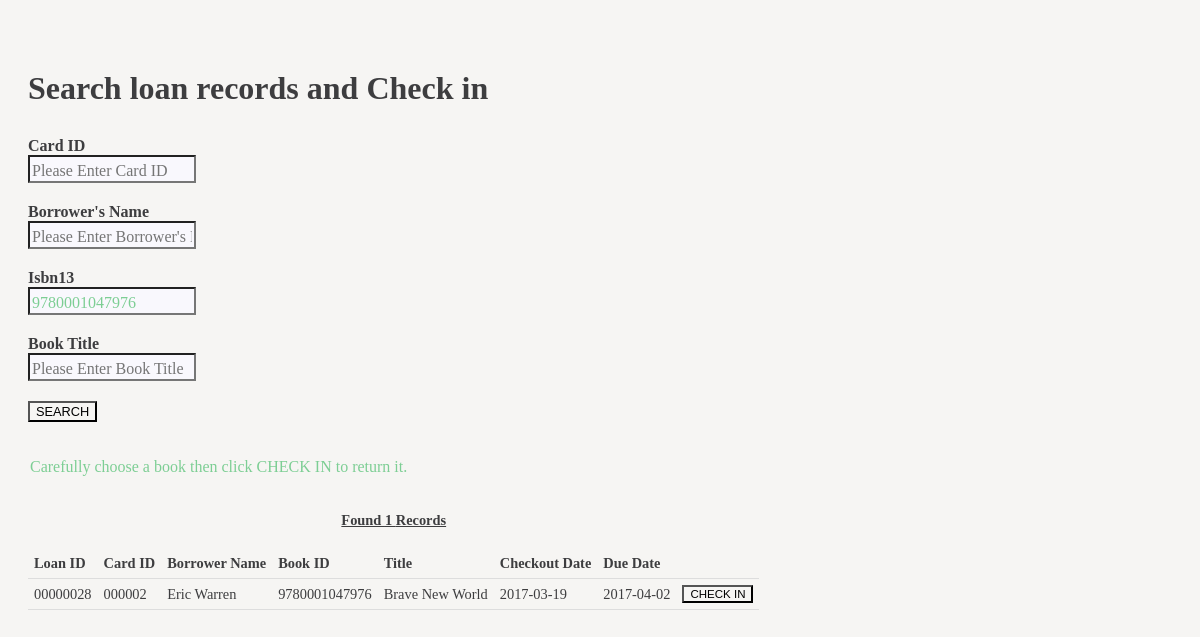
The page /library/checkin.php?bookID=9780001047976 on the database its author committed.
### tables this page shows
CREATE TABLE `BOOK_LOANS` (
  `Loan_id` int(8) UNSIGNED ZEROFILL NOT NULL,
  `Isbn13` varchar(13) NOT NULL,
  `Card_id` int(6) UNSIGNED ZEROFILL NOT NULL,
  `Date_out` date NOT NULL,
  `Due_date` date NOT NULL,
  `Date_in` date NOT NULL
);

CREATE TABLE `BORROWER` (
  `Card_id` int(6) UNSIGNED ZEROFILL NOT NULL,
  `Ssn` varchar(11) NOT NULL,
  `Bname` varchar(255) DEFAULT NULL,
  `Address` varchar(255) DEFAULT NULL,
  `Phone` varchar(50) DEFAULT NULL,
  `Copies_borrow` int(1) DEFAULT NULL
);

CREATE TABLE `BOOK` (
  `Isbn13` varchar(13) NOT NULL,
  `Isbn10` varchar(10) DEFAULT NULL,
  `Title` varchar(255) DEFAULT NULL,
  `Copies` int(10) NOT NULL DEFAULT '1'
);

### library/checkin.php (the view, shortened to what this page needs)
<!DOCTYPE html>
<html lang="en">
<head>
    <link rel="stylesheet" type="text/css" href="mycss.css">
</head>
<body>
<h1>Search loan records and Check in</h1>
<?php
	if (isset($_GET['bookID']))
		$bookID=$_GET['bookID'];
	else
		$bookID='';
	if (isset($_GET['cardID']))
		$cardID=$_GET['cardID'];
	else
		$cardID='';
	if (isset($_GET['bookTitle']))
		$bookTitle=$_GET['bookTitle'];
	else
		$bookTitle='';
	if (isset($_GET['bname']))
		$bname=$_GET['bname'];
	else
		$bname='';
	if (!isset($_GET['loanID'])){
?>
        <form action="checkin.php" method="get">
            <div><label for="cardID">Card ID</label><div><input type="text" id="cardID" name="cardID" placeholder="Please Enter Card ID" value="<?php echo $cardID?>"></div></div>
            <div><label for="bname">Borrower's Name</label><div><input type="text" id="bname" name="bname" placeholder="Please Enter Borrower's Name" value="<?php echo $bname?>"></div></div>
            <div><label for="bookID">Isbn13</label><div><input type="text" id="bookID" name="bookID" placeholder="Please Enter Isbn13" value="<?php echo $bookID?>"></div></div>
            <div><label for="bookTitle">Book Title</label><div><input type="text" id="bookTitle" name="bookTitle" placeholder="Please Enter Book Title" value="<?php echo $bookTitle?>"></div></div>
             <button type="submit">SEARCH</button>
        </form>
<?php
        include('config.php');
        if (isset($_GET['bookID']) ||isset($_GET['cardID'])){
            $query= "SELECT * from BOOK, BORROWER, BOOK_LOANS WHERE BOOK.Isbn13 = BOOK_LOANS.Isbn13 AND BORROWER.Card_id = BOOK_LOANS.Card_id AND BOOK_LOANS.Date_in = \"0000-00-00\" AND BOOK_LOANS.Card_id LIKE \"%". $cardID . "%\" AND Bname LIKE \"%" . $bname . "%\" AND BOOK.Isbn13 LIKE \"%" . $bookID . "%\" AND  BOOK.Title LIKE \"%" . $bookTitle . "%\"" ;
            $res= mysqli_query($conn,$query);
            $row = mysqli_num_rows($res);
            if($row>0){
 ?>
                <p class="g2">Carefully choose a book then click CHECK IN to return it.</p>
                <table>
                    <caption>Found <?php echo $row;?> Records</caption>
                    <thead>
                        <tr>
                            <th>Loan ID</th>
                            <th>Card ID</th>
                            <th>Borrower Name</th>
                            <th>Book ID</th>
                            <th>Title</th>
                            <th>Checkout Date</th>
                            <th>Due Date</th>
                            <th></th>
                        </tr>
                    </thead>
                    <tbody>
<?php
                while($resArray=mysqli_fetch_array($res)){
?>
                    <tr>
                        <td><?php echo $resArray['Loan_id']; ?></td>
                        <td><?php echo $resArray['Card_id']; ?></td>
                        <td><?php echo $resArray['Bname']; ?></td>
                        <td><?php echo $resArray['Isbn13']; ?></td>
                        <td><?php echo $resArray['Title']; ?></td>
                        <td><?php echo $resArray['Date_out']; ?></td>
                        <td><?php echo $resArray['Due_date']; ?></td>
                        <td>
                         <button type="button" id=" <?php echo $resArray['Loan_id']?> " findloanID="<?php echo $resArray['Loan_id']; ?>" onClick="checkin(this.id)">CHECK IN</button>
<?php
                    }
?>
                        </td>
                    </tr>
                    </tbody>
                   </table>
<?php
                 }
		else{
?>
              <p class="g4">No records found.</p>
<?php
	   }
   }
}
?>
</body>
</html>

### library/mycss.css (style rules this page uses)
body { background-color: #f6f5f3; color: #3d3d3f; font-family: Times; font-size: 16px; }
h1 { margin: 70px 10px 30px 20px; }
form { margin: 10px 20px; }
label { font-weight: bold; }
input { margin-bottom: 20px; padding-top: 5px; background-color: #f9f8fd; color: #7dce94; font-size: 100%; font-family: Times; }
input[type=text] { -webkit-transition: width 1s ease-in-out; transition: width 1s ease-in-out; color: #7dce94; }
button { font-size: 80%; cursor: pointer; background-color: #f6f5f3; }
caption { font-weight: bold; text-decoration: underline; padding: 20px 0px; }
table { font-size: 90%; border-collapse: collapse; margin-left:20px; margin-right:40px; margin-bottom: 60px; }
th, td { border-bottom: 1px solid #ddd; padding: 6px; text-align: left; }
.g2 { padding-top: 20px; color: #7dce94; margin-left: 22px; }

### rows shown on the page
book_loans: Loan_id "00000028", Card "000002", Card.Bname "Eric Warren", Isbn13 "9780001047976", Isbn13.Title "Brave New World", Date_out "2017-03-19", Due_date "2017-04-02"

### other values the page prints
$row "1"
